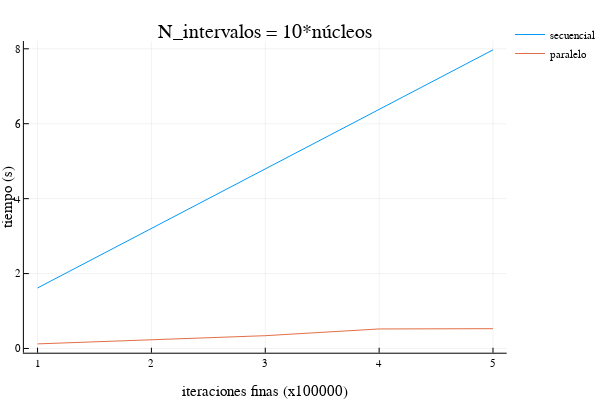

Notebook source saved alongside this figure:
### Code cell
plotly()
plot(time_array,  time_160, label = ["secuencial" "paralelo"], title = "N_intervalos = 10*núcleos", xlabel="iteraciones finas (x100000)", ylabel="tiempo (s)")

### Figure 1 — Plotly figure (JSON) as saved in the notebook; plotly's stock layout.template omitted (floating-point values rounded to 4 significant figures)
{"data": [{"colorbar": {"title": ""}, "legendgroup": "secuencial", "line": {"color": "rgba(0, 154, 250, 1.000)", "dash": "solid", "shape": "linear", "width": 1}, "mode": "lines", "name": "secuencial", "showlegend": true, "type": "scatter", "x": [1, 2, 3, 4, 5], "xaxis": "x1", "y": [1.616, 3.208, 4.8, 6.401, 7.971], "yaxis": "y1", "zmax": null, "zmin": null}, {"colorbar": {"title": ""}, "legendgroup": "paralelo", "line": {"color": "rgba(227, 111, 71, 1.000)", "dash": "solid", "shape": "linear", "width": 1}, "mode": "lines", "name": "paralelo", "showlegend": true, "type": "scatter", "x": [1, 2, 3, 4, 5], "xaxis": "x1", "y": [0.1228, 0.2406, 0.3422, 0.5211, 0.5289], "yaxis": "y1", "zmax": null, "zmin": null}], "layout": {"annotations": [{"font": {"color": "rgba(0, 0, 0, 1.000)", "family": "sans-serif", "size": 20}, "rotation": 0, "showarrow": false, "text": "N_intervalos = 10*núcleos", "x": 0.5201, "xanchor": "center", "xref": "paper", "y": 1, "yanchor": "top", "yref": "paper"}], "height": 400, "legend": {"bgcolor": "rgba(255, 255, 255, 1.000)", "bordercolor": "rgba(0, 0, 0, 1.000)", "font": {"color": "rgba(0, 0, 0, 1.000)", "family": "sans-serif", "size": 11}, "tracegroupgap": 0, "x": 1, "y": 1}, "margin": {"b": 20, "l": 0, "r": 0, "t": 20}, "paper_bgcolor": "rgba(255, 255, 255, 1.000)", "plot_bgcolor": "rgba(255, 255, 255, 1.000)", "showlegend": true, "width": 600, "xaxis": {"anchor": "y1", "domain": [0.04684, 0.9934], "gridcolor": "rgba(0, 0, 0, 0.100)", "gridwidth": 0.5, "linecolor": "rgba(0, 0, 0, 1.000)", "mirror": false, "range": [0.88, 5.12], "showgrid": true, "showline": true, "showticklabels": true, "tickangle": 0, "tickcolor": "rgb(0, 0, 0)", "tickfont": {"color": "rgba(0, 0, 0, 1.000)", "family": "sans-serif", "size": 11}, "tickmode": "array", "ticks": "inside", "ticktext": ["1", "2", "3", "4", "5"], "tickvals": [1, 2, 3, 4, 5], "title": "iteraciones finas (x100000)", "titlefont": {"color": "rgba(0, 0, 0, 1.000)", "family": "sans-serif", "size": 15}, "type": "-", "visible": true, "zeroline": false, "zerolinecolor": "rgba(0, 0, 0, 1.000)"}, "yaxis": {"anchor": "x1", "domain": [0.07581, 0.9415], "gridcolor": "rgba(0, 0, 0, 0.100)", "gridwidth": 0.5, "linecolor": "rgba(0, 0, 0, 1.000)", "mirror": false, "range": [-0.1126, 8.207], "showgrid": true, "showline": true, "showticklabels": true, "tickangle": 0, "tickcolor": "rgb(0, 0, 0)", "tickfont": {"color": "rgba(0, 0, 0, 1.000)", "family": "sans-serif", "size": 11}, "tickmode": "array", "ticks": "inside", "ticktext": ["0", "2", "4", "6", "8"], "tickvals": [0, 2, 4, 6, 8], "title": "tiempo (s)", "titlefont": {"color": "rgba(0, 0, 0, 1.000)", "family": "sans-serif", "size": 15}, "type": "-", "visible": true, "zeroline": false, "zerolinecolor": "rgba(0, 0, 0, 1.000)"}}}
